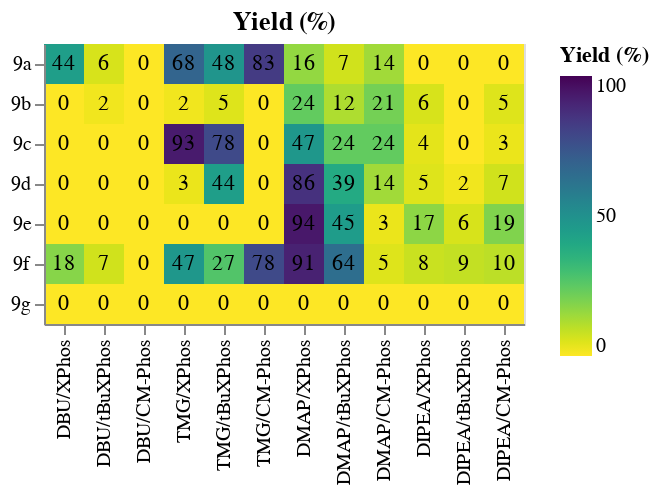

Source (notebook cell):
### Markdown cell above
The yield and conversion values are plotted as a heatmap.

### Code cell
heatmap = alt.Chart(results_rounded, title = 'Yield (%)').mark_rect().encode(
            x=alt.X('B/L', sort=row_order, axis=alt.Axis(title=None)),
            y=alt.Y('protected_cyanohydrin', axis=alt.Axis(title=None)),
            color=alt.Color('yield', title="Yield (%)", scale=alt.Scale(domain=['0','100'], scheme='viridis', reverse=True))
            )
text = alt.Chart(results_rounded, title = 'Yield').mark_text().encode(
            x=alt.X('B/L', sort=row_order),
            y=alt.Y('protected_cyanohydrin'),
            text='yield'
            )

display(heatmap + text)
#display(heatmap)

### Figure 1 — Vega-Lite specification as saved in the notebook (floating-point values rounded to 4 significant figures)
{"config": {"view": {"continuousWidth": 400, "continuousHeight": 300}}, "layer": [{"mark": "rect", "encoding": {"color": {"field": "yield", "scale": {"domain": ["0", "100"], "reverse": true, "scheme": "viridis"}, "title": "Yield (%)", "type": "quantitative"}, "x": {"axis": {"title": null}, "field": "B/L", "sort": ["1", "2", "3", "4", "5", "6", "7", "8", "9", "10", "11", "12"], "type": "nominal"}, "y": {"axis": {"title": null}, "field": "protected_cyanohydrin", "type": "nominal"}}, "title": "Yield (%)"}, {"mark": "text", "encoding": {"text": {"field": "yield", "type": "quantitative"}, "x": {"field": "B/L", "sort": ["1", "2", "3", "4", "5", "6", "7", "8", "9", "10", "11", "12"], "type": "nominal"}, "y": {"field": "protected_cyanohydrin", "type": "nominal"}}, "title": "Yield"}], "data": {"name": "data-e7378bb00550fa3028354aca50b49605"}, "$schema": "https://vega.github.io/schema/vega-lite/v4.17.0.json", "datasets": {"data-e7378bb00550fa3028354aca50b49605": [{"2-chlorotoluene": 0.03122, "o-tolunitrile": 0.02615, "tetralin": 72910.0, "column": "1", "row": "1", "path": "C:\\Users\\GMJAZ\\OneDrive - Bayer\\Personal Data\\GitHub\\mocca\\notebooks\\cyanation_data\\09072021_sample_4.txt", "conversion": 48.0, "yield": 44.0, "unknown_3": 339500.0, "unknown_3_rel_area": 4.657, "protected_cyanohydrin": "9a", "B/L": "DBU/XPhos"}, {"2-chlorotoluene": 0.05301, "o-tolunitrile": 0.003441, "tetralin": 69100.0, "column": "2", "row": "1", "path": "C:\\Users\\GMJAZ\\OneDrive - Bayer\\Personal Data\\GitHub\\mocca\\notebooks\\cyanation_data\\09072021_sample_5.txt", "conversion": 12.0, "yield": 6.0, "unknown_3": 301700.0, "unknown_3_rel_area": 4.367, "protected_cyanohydrin": "9a", "B/L": "DBU/tBuXPhos"}, {"2-chlorotoluene": 0.05619, "o-tolunitrile": 0.0, "tetralin": 66690.0, "column": "3", "row": "1", "path": "C:\\Users\\GMJAZ\\OneDrive - Bayer\\Personal Data\\GitHub\\mocca\\notebooks\\cyanation_data\\09072021_sample_6.txt", "conversion": 6.0, "yield": 0.0, "unknown_3": 288500.0, "unknown_3_rel_area": 4.326, "protected_cyanohydrin": "9a", "B/L": "DBU/CM-Phos"}, {"2-chlorotoluene": 0.0, "o-tolunitrile": 0.04074, "tetralin": 72700.0, "column": "4", "row": "1", "path": "C:\\Users\\GMJAZ\\OneDrive - Bayer\\Personal Data\\GitHub\\mocca\\notebooks\\cyanation_data\\09072021_sample_7.txt", "conversion": 100.0, "yield": 68.0, "unknown_3": 279500.0, "unknown_3_rel_area": 3.845, "protected_cyanohydrin": "9a", "B/L": "TMG/XPhos"}, {"2-chlorotoluene": 0.0, "o-tolunitrile": 0.02907, "tetralin": 66780.0, "column": "5", "row": "1", "path": "C:\\Users\\GMJAZ\\OneDrive - Bayer\\Personal Data\\GitHub\\mocca\\notebooks\\cyanation_data\\09072021_sample_8.txt", "conversion": 100.0, "yield": 48.0, "unknown_3": 246800.0, "unknown_3_rel_area": 3.695, "protected_cyanohydrin": "9a", "B/L": "TMG/tBuXPhos"}, {"2-chlorotoluene": 0.0, "o-tolunitrile": 0.04978, "tetralin": 75270.0, "column": "6", "row": "1", "path": "C:\\Users\\GMJAZ\\OneDrive - Bayer\\Personal Data\\GitHub\\mocca\\notebooks\\cyanation_data\\09072021_sample_9.txt", "conversion": 100.0, "yield": 83.0, "unknown_3": 320400.0, "unknown_3_rel_area": 4.257, "protected_cyanohydrin": "9a", "B/L": "TMG/CM-Phos"}, {"2-chlorotoluene": 0.04003, "o-tolunitrile": 0.009335, "tetralin": 93320.0, "column": "7", "row": "1", "path": "C:\\Users\\GMJAZ\\OneDrive - Bayer\\Personal Data\\GitHub\\mocca\\notebooks\\cyanation_data\\09072021_sample_10.txt", "conversion": 33.0, "yield": 16.0, "unknown_3": 89180.0, "unknown_3_rel_area": 0.9557, "protected_cyanohydrin": "9a", "B/L": "DMAP/XPhos"}, {"2-chlorotoluene": 0.04964, "o-tolunitrile": 0.004025, "tetralin": 59200.0, "column": "8", "row": "1", "path": "C:\\Users\\GMJAZ\\OneDrive - Bayer\\Personal Data\\GitHub\\mocca\\notebooks\\cyanation_data\\09072021_sample_11.txt", "conversion": 17.0, "yield": 7.0, "unknown_3": 40680.0, "unknown_3_rel_area": 0.6872, "protected_cyanohydrin": "9a", "B/L": "DMAP/tBuXPhos"}, {"2-chlorotoluene": 0.0468, "o-tolunitrile": 0.008247, "tetralin": 65570.0, "column": "9", "row": "1", "path": "C:\\Users\\GMJAZ\\OneDrive - Bayer\\Personal Data\\GitHub\\mocca\\notebooks\\cyanation_data\\09072021_sample_12.txt", "conversion": 22.0, "yield": 14.0, "unknown_3": 60160.0, "unknown_3_rel_area": 0.9175, "protected_cyanohydrin": "9a", "B/L": "DMAP/CM-Phos"}, {"2-chlorotoluene": 0.0479, "o-tolunitrile": 0.0, "tetralin": 64290.0, "column": "10", "row": "1", "path": "C:\\Users\\GMJAZ\\OneDrive - Bayer\\Personal Data\\GitHub\\mocca\\notebooks\\cyanation_data\\09072021_sample_13.txt", "conversion": 20.0, "yield": 0.0, "unknown_3": 0.0, "unknown_3_rel_area": 0.0, "protected_cyanohydrin": "9a", "B/L": "DIPEA/XPhos"}, {"2-chlorotoluene": 0.04628, "o-tolunitrile": 0.0, "tetralin": 62540.0, "column": "11", "row": "1", "path": "C:\\Users\\GMJAZ\\OneDrive - Bayer\\Personal Data\\GitHub\\mocca\\notebooks\\cyanation_data\\09072021_sample_14.txt", "conversion": 23.0, "yield": 0.0, "unknown_3": 0.0, "unknown_3_rel_area": 0.0, "protected_cyanohydrin": "9a", "B/L": "DIPEA/tBuXPhos"}, {"2-chlorotoluene": 0.04832, "o-tolunitrile": 0.0, "tetralin": 60390.0, "column": "12", "row": "1", "path": "C:\\Users\\GMJAZ\\OneDrive - Bayer\\Personal Data\\GitHub\\mocca\\notebooks\\cyanation_data\\09072021_sample_15.txt", "conversion": 19.0, "yield": 0.0, "unknown_3": 0.0, "unknown_3_rel_area": 0.0, "protected_cyanohydrin": "9a", "B/L": "DIPEA/CM-Phos"}, {"2-chlorotoluene": 0.0589, "o-tolunitrile": 0.0, "tetralin": 69100.0, "column": "1", "row": "2", "path": "C:\\Users\\GMJAZ\\OneDrive - Bayer\\Personal Data\\GitHub\\mocca\\notebooks\\cyanation_data\\09072021_sample_16.txt", "conversion": 2.0, "yield": 0.0, "unknown_3": 0.0, "unknown_3_rel_area": 0.0, "protected_cyanohydrin": "9b", "B/L": "DBU/XPhos"}, {"2-chlorotoluene": 0.05759, "o-tolunitrile": 0.001389, "tetralin": 62910.0, "column": "2", "row": "2", "path": "C:\\Users\\GMJAZ\\OneDrive - Bayer\\Personal Data\\GitHub\\mocca\\notebooks\\cyanation_data\\09072021_sample_17.txt", "conversion": 4.0, "yield": 2.0, "unknown_3": 0.0, "unknown_3_rel_area": 0.0, "protected_cyanohydrin": "9b", "B/L": "DBU/tBuXPhos"}, {"2-chlorotoluene": 0.0572, "o-tolunitrile": 0.0, "tetralin": 67540.0, "column": "3", "row": "2", "path": "C:\\Users\\GMJAZ\\OneDrive - Bayer\\Personal Data\\GitHub\\mocca\\notebooks\\cyanation_data\\09072021_sample_18.txt", "conversion": 5.0, "yield": 0.0, "unknown_3": 0.0, "unknown_3_rel_area": 0.0, "protected_cyanohydrin": "9b", "B/L": "DBU/CM-Phos"}, {"2-chlorotoluene": 0.05577, "o-tolunitrile": 0.001298, "tetralin": 67720.0, "column": "4", "row": "2", "path": "C:\\Users\\GMJAZ\\OneDrive - Bayer\\Personal Data\\GitHub\\mocca\\notebooks\\cyanation_data\\09072021_sample_19.txt", "conversion": 7.0, "yield": 2.0, "unknown_3": 0.0, "unknown_3_rel_area": 0.0, "protected_cyanohydrin": "9b", "B/L": "TMG/XPhos"}, {"2-chlorotoluene": 0.05696, "o-tolunitrile": 0.002916, "tetralin": 60570.0, "column": "5", "row": "2", "path": "C:\\Users\\GMJAZ\\OneDrive - Bayer\\Personal Data\\GitHub\\mocca\\notebooks\\cyanation_data\\09072021_sample_20.txt", "conversion": 5.0, "yield": 5.0, "unknown_3": 0.0, "unknown_3_rel_area": 0.0, "protected_cyanohydrin": "9b", "B/L": "TMG/tBuXPhos"}, {"2-chlorotoluene": 0.0602, "o-tolunitrile": 0.0, "tetralin": 62220.0, "column": "6", "row": "2", "path": "C:\\Users\\GMJAZ\\OneDrive - Bayer\\Personal Data\\GitHub\\mocca\\notebooks\\cyanation_data\\09072021_sample_21.txt", "conversion": -0.0, "yield": 0.0, "unknown_3": 0.0, "unknown_3_rel_area": 0.0, "protected_cyanohydrin": "9b", "B/L": "TMG/CM-Phos"}, {"2-chlorotoluene": 0.04791, "o-tolunitrile": 0.01438, "tetralin": 63780.0, "column": "7", "row": "2", "path": "C:\\Users\\GMJAZ\\OneDrive - Bayer\\Personal Data\\GitHub\\mocca\\notebooks\\cyanation_data\\09072021_sample_22.txt", "conversion": 20.0, "yield": 24.0, "unknown_3": 0.0, "unknown_3_rel_area": 0.0, "protected_cyanohydrin": "9b", "B/L": "DMAP/XPhos"}, {"2-chlorotoluene": 0.04998, "o-tolunitrile": 0.006925, "tetralin": 59390.0, "column": "8", "row": "2", "path": "C:\\Users\\GMJAZ\\OneDrive - Bayer\\Personal Data\\GitHub\\mocca\\notebooks\\cyanation_data\\09072021_sample_23.txt", "conversion": 17.0, "yield": 12.0, "unknown_3": 0.0, "unknown_3_rel_area": 0.0, "protected_cyanohydrin": "9b", "B/L": "DMAP/tBuXPhos"}, {"2-chlorotoluene": 0.04449, "o-tolunitrile": 0.01277, "tetralin": 60460.0, "column": "9", "row": "2", "path": "C:\\Users\\GMJAZ\\OneDrive - Bayer\\Personal Data\\GitHub\\mocca\\notebooks\\cyanation_data\\09072021_sample_24.txt", "conversion": 26.0, "yield": 21.0, "unknown_3": 0.0, "unknown_3_rel_area": 0.0, "protected_cyanohydrin": "9b", "B/L": "DMAP/CM-Phos"}, {"2-chlorotoluene": 0.0436, "o-tolunitrile": 0.003388, "tetralin": 64170.0, "column": "10", "row": "2", "path": "C:\\Users\\GMJAZ\\OneDrive - Bayer\\Personal Data\\GitHub\\mocca\\notebooks\\cyanation_data\\09072021_sample_25.txt", "conversion": 27.0, "yield": 6.0, "unknown_3": 0.0, "unknown_3_rel_area": 0.0, "protected_cyanohydrin": "9b", "B/L": "DIPEA/XPhos"}, {"2-chlorotoluene": 0.03837, "o-tolunitrile": 0.0, "tetralin": 57690.0, "column": "11", "row": "2", "path": "C:\\Users\\GMJAZ\\OneDrive - Bayer\\Personal Data\\GitHub\\mocca\\notebooks\\cyanation_data\\09072021_sample_26.txt", "conversion": 36.0, "yield": 0.0, "unknown_3": 0.0, "unknown_3_rel_area": 0.0, "protected_cyanohydrin": "9b", "B/L": "DIPEA/tBuXPhos"}, {"2-chlorotoluene": 0.04478, "o-tolunitrile": 0.003252, "tetralin": 93690.0, "column": "12", "row": "2", "path": "C:\\Users\\GMJAZ\\OneDrive - Bayer\\Personal Data\\GitHub\\mocca\\notebooks\\cyanation_data\\09072021_sample_27.txt", "conversion": 25.0, "yield": 5.0, "unknown_3": 0.0, "unknown_3_rel_area": 0.0, "protected_cyanohydrin": "9b", "B/L": "DIPEA/CM-Phos"}, {"2-chlorotoluene": 0.05682, "o-tolunitrile": 0.0, "tetralin": 67260.0, "column": "1", "row": "3", "path": "C:\\Users\\GMJAZ\\OneDrive - Bayer\\Personal Data\\GitHub\\mocca\\notebooks\\cyanation_data\\09072021_sample_28.txt", "conversion": 5.0, "yield": 0.0, "unknown_3": 0.0, "unknown_3_rel_area": 0.0, "protected_cyanohydrin": "9c", "B/L": "DBU/XPhos"}, {"2-chlorotoluene": 0.05946, "o-tolunitrile": 0.0, "tetralin": 61800.0, "column": "2", "row": "3", "path": "C:\\Users\\GMJAZ\\OneDrive - Bayer\\Personal Data\\GitHub\\mocca\\notebooks\\cyanation_data\\09072021_sample_29.txt", "conversion": 1.0, "yield": 0.0, "unknown_3": 0.0, "unknown_3_rel_area": 0.0, "protected_cyanohydrin": "9c", "B/L": "DBU/tBuXPhos"}, {"2-chlorotoluene": 0.06017, "o-tolunitrile": 0.0, "tetralin": 63310.0, "column": "3", "row": "3", "path": "C:\\Users\\GMJAZ\\OneDrive - Bayer\\Personal Data\\GitHub\\mocca\\notebooks\\cyanation_data\\09072021_sample_30.txt", "conversion": -0.0, "yield": 0.0, "unknown_3": 0.0, "unknown_3_rel_area": 0.0, "protected_cyanohydrin": "9c", "B/L": "DBU/CM-Phos"}, {"2-chlorotoluene": 0.0, "o-tolunitrile": 0.05581, "tetralin": 64890.0, "column": "4", "row": "3", "path": "C:\\Users\\GMJAZ\\OneDrive - Bayer\\Personal Data\\GitHub\\mocca\\notebooks\\cyanation_data\\09072021_sample_31.txt", "conversion": 100.0, "yield": 93.0, "unknown_3": 0.0, "unknown_3_rel_area": 0.0, "protected_cyanohydrin": "9c", "B/L": "TMG/XPhos"}, {"2-chlorotoluene": 0.0, "o-tolunitrile": 0.04693, "tetralin": 60000.0, "column": "5", "row": "3", "path": "C:\\Users\\GMJAZ\\OneDrive - Bayer\\Personal Data\\GitHub\\mocca\\notebooks\\cyanation_data\\09072021_sample_32.txt", "conversion": 100.0, "yield": 78.0, "unknown_3": 0.0, "unknown_3_rel_area": 0.0, "protected_cyanohydrin": "9c", "B/L": "TMG/tBuXPhos"}, {"2-chlorotoluene": 0.06061, "o-tolunitrile": 0.0, "tetralin": 60040.0, "column": "6", "row": "3", "path": "C:\\Users\\GMJAZ\\OneDrive - Bayer\\Personal Data\\GitHub\\mocca\\notebooks\\cyanation_data\\09072021_sample_33.txt", "conversion": -1.0, "yield": 0.0, "unknown_3": 0.0, "unknown_3_rel_area": 0.0, "protected_cyanohydrin": "9c", "B/L": "TMG/CM-Phos"}, {"2-chlorotoluene": 0.03307, "o-tolunitrile": 0.02831, "tetralin": 62280.0, "column": "7", "row": "3", "path": "C:\\Users\\GMJAZ\\OneDrive - Bayer\\Personal Data\\GitHub\\mocca\\notebooks\\cyanation_data\\09072021_sample_34.txt", "conversion": 45.0, "yield": 47.0, "unknown_3": 0.0, "unknown_3_rel_area": 0.0, "protected_cyanohydrin": "9c", "B/L": "DMAP/XPhos"}, {"2-chlorotoluene": 0.03777, "o-tolunitrile": 0.01439, "tetralin": 58190.0, "column": "8", "row": "3", "path": "C:\\Users\\GMJAZ\\OneDrive - Bayer\\Personal Data\\GitHub\\mocca\\notebooks\\cyanation_data\\09072021_sample_35.txt", "conversion": 37.0, "yield": 24.0, "unknown_3": 0.0, "unknown_3_rel_area": 0.0, "protected_cyanohydrin": "9c", "B/L": "DMAP/tBuXPhos"}, {"2-chlorotoluene": 0.04285, "o-tolunitrile": 0.01464, "tetralin": 69880.0, "column": "9", "row": "3", "path": "C:\\Users\\GMJAZ\\OneDrive - Bayer\\Personal Data\\GitHub\\mocca\\notebooks\\cyanation_data\\09072021_sample_36.txt", "conversion": 29.0, "yield": 24.0, "unknown_3": 0.0, "unknown_3_rel_area": 0.0, "protected_cyanohydrin": "9c", "B/L": "DMAP/CM-Phos"}, {"2-chlorotoluene": 0.04227, "o-tolunitrile": 0.002106, "tetralin": 61430.0, "column": "10", "row": "3", "path": "C:\\Users\\GMJAZ\\OneDrive - Bayer\\Personal Data\\GitHub\\mocca\\notebooks\\cyanation_data\\09072021_sample_37.txt", "conversion": 30.0, "yield": 4.0, "unknown_3": 0.0, "unknown_3_rel_area": 0.0, "protected_cyanohydrin": "9c", "B/L": "DIPEA/XPhos"}, {"2-chlorotoluene": 0.03901, "o-tolunitrile": 0.0, "tetralin": 66400.0, "column": "11", "row": "3", "path": "C:\\Users\\GMJAZ\\OneDrive - Bayer\\Personal Data\\GitHub\\mocca\\notebooks\\cyanation_data\\09072021_sample_38.txt", "conversion": 35.0, "yield": 0.0, "unknown_3": 0.0, "unknown_3_rel_area": 0.0, "protected_cyanohydrin": "9c", "B/L": "DIPEA/tBuXPhos"}, {"2-chlorotoluene": 0.04087, "o-tolunitrile": 0.002042, "tetralin": 128800.0, "column": "12", "row": "3", "path": "C:\\Users\\GMJAZ\\OneDrive - Bayer\\Personal Data\\GitHub\\mocca\\notebooks\\cyanation_data\\09072021_sample_39.txt", "conversion": 32.0, "yield": 3.0, "unknown_3": 0.0, "unknown_3_rel_area": 0.0, "protected_cyanohydrin": "9c", "B/L": "DIPEA/CM-Phos"}, {"2-chlorotoluene": 0.0597, "o-tolunitrile": 0.0, "tetralin": 71230.0, "column": "1", "row": "4", "path": "C:\\Users\\GMJAZ\\OneDrive - Bayer\\Personal Data\\GitHub\\mocca\\notebooks\\cyanation_data\\09072021_sample_40.txt", "conversion": 1.0, "yield": 0.0, "unknown_3": 323100.0, "unknown_3_rel_area": 4.536, "protected_cyanohydrin": "9d", "B/L": "DBU/XPhos"}, {"2-chlorotoluene": 0.05718, "o-tolunitrile": 0.0, "tetralin": 70520.0, "column": "2", "row": "4", "path": "C:\\Users\\GMJAZ\\OneDrive - Bayer\\Personal Data\\GitHub\\mocca\\notebooks\\cyanation_data\\09072021_sample_41.txt", "conversion": 5.0, "yield": 0.0, "unknown_3": 322500.0, "unknown_3_rel_area": 4.573, "protected_cyanohydrin": "9d", "B/L": "DBU/tBuXPhos"}, {"2-chlorotoluene": 0.0605, "o-tolunitrile": 0.0, "tetralin": 72200.0, "column": "3", "row": "4", "path": "C:\\Users\\GMJAZ\\OneDrive - Bayer\\Personal Data\\GitHub\\mocca\\notebooks\\cyanation_data\\09072021_sample_42.txt", "conversion": -1.0, "yield": 0.0, "unknown_3": 349400.0, "unknown_3_rel_area": 4.84, "protected_cyanohydrin": "9d", "B/L": "DBU/CM-Phos"}, {"2-chlorotoluene": 0.05829, "o-tolunitrile": 0.001535, "tetralin": 76000.0, "column": "4", "row": "4", "path": "C:\\Users\\GMJAZ\\OneDrive - Bayer\\Personal Data\\GitHub\\mocca\\notebooks\\cyanation_data\\09072021_sample_43.txt", "conversion": 3.0, "yield": 3.0, "unknown_3": 347700.0, "unknown_3_rel_area": 4.575, "protected_cyanohydrin": "9d", "B/L": "TMG/XPhos"}, {"2-chlorotoluene": 0.03343, "o-tolunitrile": 0.02656, "tetralin": 66340.0, "column": "5", "row": "4", "path": "C:\\Users\\GMJAZ\\OneDrive - Bayer\\Personal Data\\GitHub\\mocca\\notebooks\\cyanation_data\\09072021_sample_44.txt", "conversion": 44.0, "yield": 44.0, "unknown_3": 305100.0, "unknown_3_rel_area": 4.599, "protected_cyanohydrin": "9d", "B/L": "TMG/tBuXPhos"}, {"2-chlorotoluene": 0.06194, "o-tolunitrile": 0.0, "tetralin": 67920.0, "column": "6", "row": "4", "path": "C:\\Users\\GMJAZ\\OneDrive - Bayer\\Personal Data\\GitHub\\mocca\\notebooks\\cyanation_data\\09072021_sample_45.txt", "conversion": -3.0, "yield": 0.0, "unknown_3": 323700.0, "unknown_3_rel_area": 4.767, "protected_cyanohydrin": "9d", "B/L": "TMG/CM-Phos"}, {"2-chlorotoluene": 0.01162, "o-tolunitrile": 0.05148, "tetralin": 69010.0, "column": "7", "row": "4", "path": "C:\\Users\\GMJAZ\\OneDrive - Bayer\\Personal Data\\GitHub\\mocca\\notebooks\\cyanation_data\\09072021_sample_46.txt", "conversion": 81.0, "yield": 86.0, "unknown_3": 258300.0, "unknown_3_rel_area": 3.744, "protected_cyanohydrin": "9d", "B/L": "DMAP/XPhos"}, {"2-chlorotoluene": 0.0339, "o-tolunitrile": 0.02327, "tetralin": 64580.0, "column": "8", "row": "4", "path": "C:\\Users\\GMJAZ\\OneDrive - Bayer\\Personal Data\\GitHub\\mocca\\notebooks\\cyanation_data\\09072021_sample_47.txt", "conversion": 43.0, "yield": 39.0, "unknown_3": 248200.0, "unknown_3_rel_area": 3.842, "protected_cyanohydrin": "9d", "B/L": "DMAP/tBuXPhos"}, {"2-chlorotoluene": 0.04107, "o-tolunitrile": 0.008536, "tetralin": 103600.0, "column": "9", "row": "4", "path": "C:\\Users\\GMJAZ\\OneDrive - Bayer\\Personal Data\\GitHub\\mocca\\notebooks\\cyanation_data\\09072021_sample_48.txt", "conversion": 32.0, "yield": 14.0, "unknown_3": 567600.0, "unknown_3_rel_area": 5.48, "protected_cyanohydrin": "9d", "B/L": "DMAP/CM-Phos"}, {"2-chlorotoluene": 0.04628, "o-tolunitrile": 0.003172, "tetralin": 62520.0, "column": "10", "row": "4", "path": "C:\\Users\\GMJAZ\\OneDrive - Bayer\\Personal Data\\GitHub\\mocca\\notebooks\\cyanation_data\\09072021_sample_49.txt", "conversion": 23.0, "yield": 5.0, "unknown_3": 14040.0, "unknown_3_rel_area": 0.2246, "protected_cyanohydrin": "9d", "B/L": "DIPEA/XPhos"}, {"2-chlorotoluene": 0.04148, "o-tolunitrile": 0.0013, "tetralin": 84070.0, "column": "11", "row": "4", "path": "C:\\Users\\GMJAZ\\OneDrive - Bayer\\Personal Data\\GitHub\\mocca\\notebooks\\cyanation_data\\09072021_sample_50.txt", "conversion": 31.0, "yield": 2.0, "unknown_3": 18470.0, "unknown_3_rel_area": 0.2197, "protected_cyanohydrin": "9d", "B/L": "DIPEA/tBuXPhos"}, {"2-chlorotoluene": 0.03295, "o-tolunitrile": 0.004486, "tetralin": 193700.0, "column": "12", "row": "4", "path": "C:\\Users\\GMJAZ\\OneDrive - Bayer\\Personal Data\\GitHub\\mocca\\notebooks\\cyanation_data\\09072021_sample_51.txt", "conversion": 45.0, "yield": 7.0, "unknown_3": 0.0, "unknown_3_rel_area": 0.0, "protected_cyanohydrin": "9d", "B/L": "DIPEA/CM-Phos"}, {"2-chlorotoluene": 0.05771, "o-tolunitrile": 0.0, "tetralin": 63040.0, "column": "1", "row": "5", "path": "C:\\Users\\GMJAZ\\OneDrive - Bayer\\Personal Data\\GitHub\\mocca\\notebooks\\cyanation_data\\09072021_sample_52.txt", "conversion": 4.0, "yield": 0.0, "unknown_3": 0.0, "unknown_3_rel_area": 0.0, "protected_cyanohydrin": "9e", "B/L": "DBU/XPhos"}, {"2-chlorotoluene": 0.05908, "o-tolunitrile": 0.0, "tetralin": 60390.0, "column": "2", "row": "5", "path": "C:\\Users\\GMJAZ\\OneDrive - Bayer\\Personal Data\\GitHub\\mocca\\notebooks\\cyanation_data\\09072021_sample_53.txt", "conversion": 2.0, "yield": 0.0, "unknown_3": 0.0, "unknown_3_rel_area": 0.0, "protected_cyanohydrin": "9e", "B/L": "DBU/tBuXPhos"}, {"2-chlorotoluene": 0.06194, "o-tolunitrile": 0.0, "tetralin": 58870.0, "column": "3", "row": "5", "path": "C:\\Users\\GMJAZ\\OneDrive - Bayer\\Personal Data\\GitHub\\mocca\\notebooks\\cyanation_data\\09072021_sample_54.txt", "conversion": -3.0, "yield": 0.0, "unknown_3": 0.0, "unknown_3_rel_area": 0.0, "protected_cyanohydrin": "9e", "B/L": "DBU/CM-Phos"}, {"2-chlorotoluene": 0.06002, "o-tolunitrile": 0.0, "tetralin": 66360.0, "column": "4", "row": "5", "path": "C:\\Users\\GMJAZ\\OneDrive - Bayer\\Personal Data\\GitHub\\mocca\\notebooks\\cyanation_data\\09072021_sample_55.txt", "conversion": -0.0, "yield": 0.0, "unknown_3": 0.0, "unknown_3_rel_area": 0.0, "protected_cyanohydrin": "9e", "B/L": "TMG/XPhos"}, {"2-chlorotoluene": 0.05776, "o-tolunitrile": 0.0, "tetralin": 61670.0, "column": "5", "row": "5", "path": "C:\\Users\\GMJAZ\\OneDrive - Bayer\\Personal Data\\GitHub\\mocca\\notebooks\\cyanation_data\\09072021_sample_56.txt", "conversion": 4.0, "yield": 0.0, "unknown_3": 0.0, "unknown_3_rel_area": 0.0, "protected_cyanohydrin": "9e", "B/L": "TMG/tBuXPhos"}, {"2-chlorotoluene": 0.06142, "o-tolunitrile": 0.0, "tetralin": 62690.0, "column": "6", "row": "5", "path": "C:\\Users\\GMJAZ\\OneDrive - Bayer\\Personal Data\\GitHub\\mocca\\notebooks\\cyanation_data\\09072021_sample_57.txt", "conversion": -2.0, "yield": 0.0, "unknown_3": 0.0, "unknown_3_rel_area": 0.0, "protected_cyanohydrin": "9e", "B/L": "TMG/CM-Phos"}, {"2-chlorotoluene": 0.0, "o-tolunitrile": 0.05655, "tetralin": 66780.0, "column": "7", "row": "5", "path": "C:\\Users\\GMJAZ\\OneDrive - Bayer\\Personal Data\\GitHub\\mocca\\notebooks\\cyanation_data\\09072021_sample_58.txt", "conversion": 100.0, "yield": 94.0, "unknown_3": 0.0, "unknown_3_rel_area": 0.0, "protected_cyanohydrin": "9e", "B/L": "DMAP/XPhos"}, {"2-chlorotoluene": 0.0316, "o-tolunitrile": 0.02676, "tetralin": 56940.0, "column": "8", "row": "5", "path": "C:\\Users\\GMJAZ\\OneDrive - Bayer\\Personal Data\\GitHub\\mocca\\notebooks\\cyanation_data\\09072021_sample_59.txt", "conversion": 47.0, "yield": 45.0, "unknown_3": 0.0, "unknown_3_rel_area": 0.0, "protected_cyanohydrin": "9e", "B/L": "DMAP/tBuXPhos"}, {"2-chlorotoluene": 0.04981, "o-tolunitrile": 0.001835, "tetralin": 78420.0, "column": "9", "row": "5", "path": "C:\\Users\\GMJAZ\\OneDrive - Bayer\\Personal Data\\GitHub\\mocca\\notebooks\\cyanation_data\\09072021_sample_60.txt", "conversion": 17.0, "yield": 3.0, "unknown_3": 0.0, "unknown_3_rel_area": 0.0, "protected_cyanohydrin": "9e", "B/L": "DMAP/CM-Phos"}, {"2-chlorotoluene": 0.04087, "o-tolunitrile": 0.01011, "tetralin": 62430.0, "column": "10", "row": "5", "path": "C:\\Users\\GMJAZ\\OneDrive - Bayer\\Personal Data\\GitHub\\mocca\\notebooks\\cyanation_data\\09072021_sample_61.txt", "conversion": 32.0, "yield": 17.0, "unknown_3": 0.0, "unknown_3_rel_area": 0.0, "protected_cyanohydrin": "9e", "B/L": "DIPEA/XPhos"}, {"2-chlorotoluene": 0.03558, "o-tolunitrile": 0.003315, "tetralin": 141800.0, "column": "11", "row": "5", "path": "C:\\Users\\GMJAZ\\OneDrive - Bayer\\Personal Data\\GitHub\\mocca\\notebooks\\cyanation_data\\09072021_sample_62.txt", "conversion": 41.0, "yield": 6.0, "unknown_3": 0.0, "unknown_3_rel_area": 0.0, "protected_cyanohydrin": "9e", "B/L": "DIPEA/tBuXPhos"}, {"2-chlorotoluene": 0.03816, "o-tolunitrile": 0.01116, "tetralin": 93780.0, "column": "12", "row": "5", "path": "C:\\Users\\GMJAZ\\OneDrive - Bayer\\Personal Data\\GitHub\\mocca\\notebooks\\cyanation_data\\09072021_sample_63.txt", "conversion": 36.0, "yield": 19.0, "unknown_3": 0.0, "unknown_3_rel_area": 0.0, "protected_cyanohydrin": "9e", "B/L": "DIPEA/CM-Phos"}, {"2-chlorotoluene": 0.04891, "o-tolunitrile": 0.01081, "tetralin": 59900.0, "column": "1", "row": "6", "path": "C:\\Users\\GMJAZ\\OneDrive - Bayer\\Personal Data\\GitHub\\mocca\\notebooks\\cyanation_data\\09072021_sample_64.txt", "conversion": 18.0, "yield": 18.0, "unknown_3": 0.0, "unknown_3_rel_area": 0.0, "protected_cyanohydrin": "9f", "B/L": "DBU/XPhos"}, {"2-chlorotoluene": 0.05456, "o-tolunitrile": 0.004106, "tetralin": 58750.0, "column": "2", "row": "6", "path": "C:\\Users\\GMJAZ\\OneDrive - Bayer\\Personal Data\\GitHub\\mocca\\notebooks\\cyanation_data\\09072021_sample_65.txt", "conversion": 9.0, "yield": 7.0, "unknown_3": 0.0, "unknown_3_rel_area": 0.0, "protected_cyanohydrin": "9f", "B/L": "DBU/tBuXPhos"}, {"2-chlorotoluene": 0.05755, "o-tolunitrile": 0.0, "tetralin": 74150.0, "column": "3", "row": "6", "path": "C:\\Users\\GMJAZ\\OneDrive - Bayer\\Personal Data\\GitHub\\mocca\\notebooks\\cyanation_data\\09072021_sample_66.txt", "conversion": 4.0, "yield": 0.0, "unknown_3": 0.0, "unknown_3_rel_area": 0.0, "protected_cyanohydrin": "9f", "B/L": "DBU/CM-Phos"}, {"2-chlorotoluene": 0.0301, "o-tolunitrile": 0.02818, "tetralin": 61030.0, "column": "4", "row": "6", "path": "C:\\Users\\GMJAZ\\OneDrive - Bayer\\Personal Data\\GitHub\\mocca\\notebooks\\cyanation_data\\09072021_sample_67.txt", "conversion": 50.0, "yield": 47.0, "unknown_3": 0.0, "unknown_3_rel_area": 0.0, "protected_cyanohydrin": "9f", "B/L": "TMG/XPhos"}, {"2-chlorotoluene": 0.03939, "o-tolunitrile": 0.01617, "tetralin": 58170.0, "column": "5", "row": "6", "path": "C:\\Users\\GMJAZ\\OneDrive - Bayer\\Personal Data\\GitHub\\mocca\\notebooks\\cyanation_data\\09072021_sample_68.txt", "conversion": 34.0, "yield": 27.0, "unknown_3": 0.0, "unknown_3_rel_area": 0.0, "protected_cyanohydrin": "9f", "B/L": "TMG/tBuXPhos"}, {"2-chlorotoluene": 0.0, "o-tolunitrile": 0.04654, "tetralin": 60860.0, "column": "6", "row": "6", "path": "C:\\Users\\GMJAZ\\OneDrive - Bayer\\Personal Data\\GitHub\\mocca\\notebooks\\cyanation_data\\09072021_sample_69.txt", "conversion": 100.0, "yield": 78.0, "unknown_3": 0.0, "unknown_3_rel_area": 0.0, "protected_cyanohydrin": "9f", "B/L": "TMG/CM-Phos"}, {"2-chlorotoluene": 0.006588, "o-tolunitrile": 0.05462, "tetralin": 75880.0, "column": "7", "row": "6", "path": "C:\\Users\\GMJAZ\\OneDrive - Bayer\\Personal Data\\GitHub\\mocca\\notebooks\\cyanation_data\\09072021_sample_70.txt", "conversion": 89.0, "yield": 91.0, "unknown_3": 0.0, "unknown_3_rel_area": 0.0, "protected_cyanohydrin": "9f", "B/L": "DMAP/XPhos"}, {"2-chlorotoluene": 0.01627, "o-tolunitrile": 0.03821, "tetralin": 109600.0, "column": "8", "row": "6", "path": "C:\\Users\\GMJAZ\\OneDrive - Bayer\\Personal Data\\GitHub\\mocca\\notebooks\\cyanation_data\\09072021_sample_71.txt", "conversion": 73.0, "yield": 64.0, "unknown_3": 0.0, "unknown_3_rel_area": 0.0, "protected_cyanohydrin": "9f", "B/L": "DMAP/tBuXPhos"}, {"2-chlorotoluene": 0.05309, "o-tolunitrile": 0.00287, "tetralin": 71720.0, "column": "9", "row": "6", "path": "C:\\Users\\GMJAZ\\OneDrive - Bayer\\Personal Data\\GitHub\\mocca\\notebooks\\cyanation_data\\09072021_sample_72.txt", "conversion": 12.0, "yield": 5.0, "unknown_3": 0.0, "unknown_3_rel_area": 0.0, "protected_cyanohydrin": "9f", "B/L": "DMAP/CM-Phos"}, {"2-chlorotoluene": 0.04155, "o-tolunitrile": 0.004775, "tetralin": 94510.0, "column": "10", "row": "6", "path": "C:\\Users\\GMJAZ\\OneDrive - Bayer\\Personal Data\\GitHub\\mocca\\notebooks\\cyanation_data\\09072021_sample_73.txt", "conversion": 31.0, "yield": 8.0, "unknown_3": 0.0, "unknown_3_rel_area": 0.0, "protected_cyanohydrin": "9f", "B/L": "DIPEA/XPhos"}, {"2-chlorotoluene": 0.02689, "o-tolunitrile": 0.00528, "tetralin": 211100.0, "column": "11", "row": "6", "path": "C:\\Users\\GMJAZ\\OneDrive - Bayer\\Personal Data\\GitHub\\mocca\\notebooks\\cyanation_data\\09072021_sample_74.txt", "conversion": 55.0, "yield": 9.0, "unknown_3": 0.0, "unknown_3_rel_area": 0.0, "protected_cyanohydrin": "9f", "B/L": "DIPEA/tBuXPhos"}, {"2-chlorotoluene": 0.04173, "o-tolunitrile": 0.00628, "tetralin": 61440.0, "column": "12", "row": "6", "path": "C:\\Users\\GMJAZ\\OneDrive - Bayer\\Personal Data\\GitHub\\mocca\\notebooks\\cyanation_data\\09072021_sample_75.txt", "conversion": 30.0, "yield": 10.0, "unknown_3": 0.0, "unknown_3_rel_area": 0.0, "protected_cyanohydrin": "9f", "B/L": "DIPEA/CM-Phos"}, {"2-chlorotoluene": 0.05799, "o-tolunitrile": 0.0, "tetralin": 62260.0, "column": "1", "row": "7", "path": "C:\\Users\\GMJAZ\\OneDrive - Bayer\\Personal Data\\GitHub\\mocca\\notebooks\\cyanation_data\\09072021_sample_76.txt", "conversion": 3.0, "yield": 0.0, "unknown_3": 0.0, "unknown_3_rel_area": 0.0, "protected_cyanohydrin": "9g", "B/L": "DBU/XPhos"}, {"2-chlorotoluene": 0.05725, "o-tolunitrile": 0.0, "tetralin": 86100.0, "column": "2", "row": "7", "path": "C:\\Users\\GMJAZ\\OneDrive - Bayer\\Personal Data\\GitHub\\mocca\\notebooks\\cyanation_data\\09072021_sample_77.txt", "conversion": 5.0, "yield": 0.0, "unknown_3": 0.0, "unknown_3_rel_area": 0.0, "protected_cyanohydrin": "9g", "B/L": "DBU/tBuXPhos"}, {"2-chlorotoluene": 0.0561, "o-tolunitrile": 0.0, "tetralin": 75090.0, "column": "3", "row": "7", "path": "C:\\Users\\GMJAZ\\OneDrive - Bayer\\Personal Data\\GitHub\\mocca\\notebooks\\cyanation_data\\09072021_sample_78.txt", "conversion": 7.0, "yield": 0.0, "unknown_3": 0.0, "unknown_3_rel_area": 0.0, "protected_cyanohydrin": "9g", "B/L": "DBU/CM-Phos"}, {"2-chlorotoluene": 0.05857, "o-tolunitrile": 0.0, "tetralin": 60720.0, "column": "4", "row": "7", "path": "C:\\Users\\GMJAZ\\OneDrive - Bayer\\Personal Data\\GitHub\\mocca\\notebooks\\cyanation_data\\09072021_sample_79.txt", "conversion": 2.0, "yield": 0.0, "unknown_3": 0.0, "unknown_3_rel_area": 0.0, "protected_cyanohydrin": "9g", "B/L": "TMG/XPhos"}, {"2-chlorotoluene": 0.06207, "o-tolunitrile": 0.0, "tetralin": 56150.0, "column": "5", "row": "7", "path": "C:\\Users\\GMJAZ\\OneDrive - Bayer\\Personal Data\\GitHub\\mocca\\notebooks\\cyanation_data\\09072021_sample_80.txt", "conversion": -3.0, "yield": 0.0, "unknown_3": 0.0, "unknown_3_rel_area": 0.0, "protected_cyanohydrin": "9g", "B/L": "TMG/tBuXPhos"}, {"2-chlorotoluene": 0.06185, "o-tolunitrile": 0.0, "tetralin": 63090.0, "column": "6", "row": "7", "path": "C:\\Users\\GMJAZ\\OneDrive - Bayer\\Personal Data\\GitHub\\mocca\\notebooks\\cyanation_data\\09072021_sample_81.txt", "conversion": -3.0, "yield": 0.0, "unknown_3": 0.0, "unknown_3_rel_area": 0.0, "protected_cyanohydrin": "9g", "B/L": "TMG/CM-Phos"}, {"2-chlorotoluene": 0.05178, "o-tolunitrile": 0.0, "tetralin": 137800.0, "column": "7", "row": "7", "path": "C:\\Users\\GMJAZ\\OneDrive - Bayer\\Personal Data\\GitHub\\mocca\\notebooks\\cyanation_data\\09072021_sample_82.txt", "conversion": 14.0, "yield": 0.0, "unknown_3": 0.0, "unknown_3_rel_area": 0.0, "protected_cyanohydrin": "9g", "B/L": "DMAP/XPhos"}, {"2-chlorotoluene": 0.05931, "o-tolunitrile": 0.0, "tetralin": 68120.0, "column": "8", "row": "7", "path": "C:\\Users\\GMJAZ\\OneDrive - Bayer\\Personal Data\\GitHub\\mocca\\notebooks\\cyanation_data\\09072021_sample_83.txt", "conversion": 1.0, "yield": 0.0, "unknown_3": 0.0, "unknown_3_rel_area": 0.0, "protected_cyanohydrin": "9g", "B/L": "DMAP/tBuXPhos"}, {"2-chlorotoluene": 0.05904, "o-tolunitrile": 0.0, "tetralin": 77370.0, "column": "9", "row": "7", "path": "C:\\Users\\GMJAZ\\OneDrive - Bayer\\Personal Data\\GitHub\\mocca\\notebooks\\cyanation_data\\09072021_sample_84.txt", "conversion": 2.0, "yield": 0.0, "unknown_3": 0.0, "unknown_3_rel_area": 0.0, "protected_cyanohydrin": "9g", "B/L": "DMAP/CM-Phos"}, {"2-chlorotoluene": 0.04445, "o-tolunitrile": 0.0, "tetralin": 162300.0, "column": "10", "row": "7", "path": "C:\\Users\\GMJAZ\\OneDrive - Bayer\\Personal Data\\GitHub\\mocca\\notebooks\\cyanation_data\\09072021_sample_85.txt", "conversion": 26.0, "yield": 0.0, "unknown_3": 0.0, "unknown_3_rel_area": 0.0, "protected_cyanohydrin": "9g", "B/L": "DIPEA/XPhos"}, {"2-chlorotoluene": 0.05263, "o-tolunitrile": 0.0, "tetralin": 64810.0, "column": "11", "row": "7", "path": "C:\\Users\\GMJAZ\\OneDrive - Bayer\\Personal Data\\GitHub\\mocca\\notebooks\\cyanation_data\\09072021_sample_86.txt", "conversion": 12.0, "yield": 0.0, "unknown_3": 0.0, "unknown_3_rel_area": 0.0, "protected_cyanohydrin": "9g", "B/L": "DIPEA/tBuXPhos"}, {"2-chlorotoluene": 0.05839, "o-tolunitrile": 0.0, "tetralin": 75710.0, "column": "12", "row": "7", "path": "C:\\Users\\GMJAZ\\OneDrive - Bayer\\Personal Data\\GitHub\\mocca\\notebooks\\cyanation_data\\09072021_sample_87.txt", "conversion": 3.0, "yield": 0.0, "unknown_3": 0.0, "unknown_3_rel_area": 0.0, "protected_cyanohydrin": "9g", "B/L": "DIPEA/CM-Phos"}]}}
